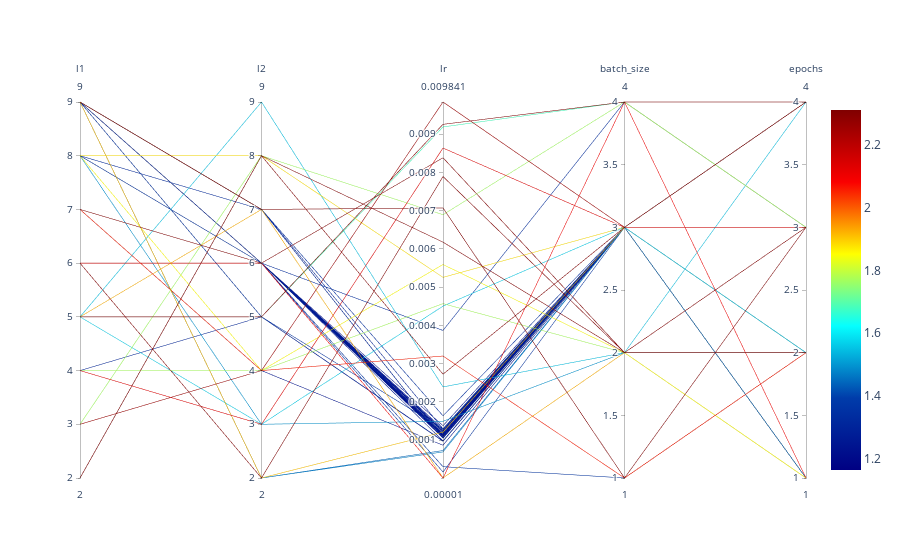

The cell this chart's notebook holds for it:
### Markdown cell above
## Parallel Coordinates Plot

### Code cell
spot_torch.parallel_plot()
